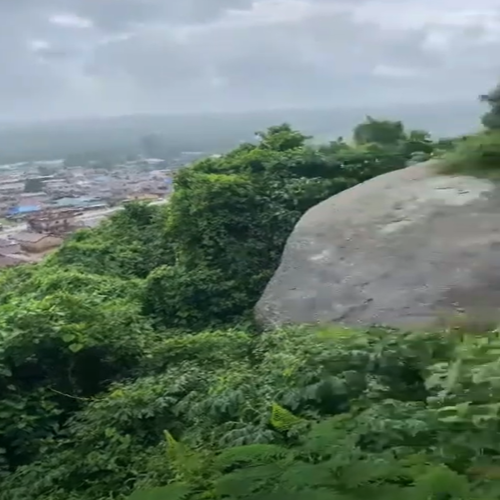
#> input picture Feature Extraction, Feature Matching and Homography/ec/l.png, 500 x 500 px, found by its file name
$ python panorama.py
#> lines starting #> are read from the running program, lines starting #| are printed output that depends on the picture
### Feature Extraction, Feature Matching and Homography/python/matchPics.py
import numpy as np
import cv2
import skimage.color
from helper import briefMatch
from helper import computeBrief
from helper import corner_detection

# This is the function to match features between two images using BRIEF descriptors
# [27 lines left out: function matchPics, not called in this run]

# This is a new method for matching features using SIFT
def matchPicsWithSIFT(img1, img2):
    # Convert images to grayscale if they are not already
    if len(img1.shape) != 2:
        img1_gray = cv2.cvtColor(img1, cv2.COLOR_BGR2GRAY)
    else:
        img1_gray = img1

    if len(img2.shape) != 2:
        img2_gray = cv2.cvtColor(img2, cv2.COLOR_BGR2GRAY)
    else:
        img2_gray = img2

    # Initialize the SIFT detector
    sift = cv2.SIFT_create()

    # Detect keypoints and compute descriptors for both images
    keypoints1, descriptors1 = sift.detectAndCompute(img1_gray, None)
    keypoints2, descriptors2 = sift.detectAndCompute(img2_gray, None)

    # Use a Brute-Force Matcher (deterministic) instead of FLANN
    bf_matcher = cv2.BFMatcher()
    matches = bf_matcher.knnMatch(descriptors1, descriptors2, k=2)

    # Apply the ratio test to filter good matches
    good_matches = []
    for m, n in matches:
        if m.distance < 0.7 * n.distance:  # Fixed threshold for consistency
            good_matches.append(m)

    # Extract the locations of the keypoints that match
    points1 = np.array([keypoints1[m.queryIdx].pt for m in good_matches], dtype=np.float32)
    points2 = np.array([keypoints2[m.trainIdx].pt for m in good_matches], dtype=np.float32)

    # Print the total number of good matches found
    print("The total good matches found: " + str(len(good_matches)))

    # Return the matched points
    return points1, points2

### Feature Extraction, Feature Matching and Homography/python/planarH.py
import numpy as np
import cv2
import random

def computeH(points1, points2):
    """
    This function computes the homography between two sets of points.
    It assumes points1 and points2 are corresponding points from two images.
    """

    # Ensure that the points have the correct shape (N, 2)
    if points1.shape[1] != 2 or points2.shape[1] != 2:
        raise ValueError("Each point must have two coordinates (x, y).")

    # Check if there are at least 4 points
    num_points = points1.shape[0]
    if num_points < 4:
        raise ValueError("At least 4 point correspondences are required to compute the homography.")

    # Check if the number of points in both sets match
    if num_points != points2.shape[0]:
        raise ValueError("The number of points in both sets must be the same.")

    # Create the system of equations matrix A
    matrix_A = []
    for i in range(num_points):
        x1, y1 = points1[i]  # Extract x, y coordinates from the first image
        x2, y2 = points2[i]  # Extract x, y coordinates from the second image

        # Append two rows for each point correspondence
        matrix_A.append([-x2, -y2, -1, 0, 0, 0, x1 * x2, x1 * y2, x1])
        matrix_A.append([0, 0, 0, -x2, -y2, -1, x2 * y1, y1 * y2, y1])

    # Convert matrix_A to a NumPy array
    matrix_A = np.array(matrix_A)

    # Perform Singular Value Decomposition (SVD) on matrix_A
    _, _, Vt = np.linalg.svd(matrix_A)

    # The solution to the homography is the last row of Vt, reshaped into a 3x3 matrix
    homography = Vt[-1, :].reshape(3, 3)

    # Normalize the homography matrix so that the bottom-right value is 1
    homography /= homography[-1, -1]

    # Sanity check: Ensure the homography matrix is valid
    if np.any(np.isnan(homography)) or np.any(np.isinf(homography)):
        raise ValueError("The computed homography contains NaN or Inf values, which indicates an error in computation.")

    # Ensure the homography matrix is 3x3
    if homography.shape != (3, 3):
        raise ValueError("The computed homography should be a 3x3 matrix.")

    return homography

# [51 lines left out: function computeH_norm, not called in this run]

def computeH_ransac(x1, x2):
    # Q3.8 Use RANSAC
    """
    Compute the best fitting homography given a list of matching points using RANSAC.
    """
    max_inliers_count = 0
    optimal_homography = None
    dist_threshold = 4
    num_iterations = 2000

    def select_random_points():
        """
        Select 4 random points for homography estimation.
        """
        random_indices = random.sample(range(x1.shape[0]), 4)
        return x1[random_indices], x2[random_indices]

    def find_inliers(homography_matrix, src_points, dst_points, threshold):
        """
        Compute which points are inliers given a homography and a threshold distance.
        """
        dst_points_homogeneous = np.hstack((dst_points, np.ones((dst_points.shape[0], 1))))
        projected_src_points = (homography_matrix @ dst_points_homogeneous.T).T
        projected_src_points /= projected_src_points[:, 2].reshape(-1, 1)

        distances = np.linalg.norm(src_points - projected_src_points[:, :2], axis=1)
        return distances < threshold

    for _ in range(num_iterations):
        # Randomly select 4 correspondences
        sample_x1, sample_x2 = select_random_points()

        # Compute homography for this sample
        estimated_homography = computeH(sample_x1, sample_x2)

        # Get inliers
        inlier_mask = find_inliers(estimated_homography, x1, x2, dist_threshold)

        # Count inliers and update best homography if needed
        num_inliers = np.sum(inlier_mask)
        if num_inliers > max_inliers_count:
            max_inliers_count = num_inliers
            optimal_homography = estimated_homography
            best_inlier_mask = inlier_mask

    return optimal_homography, best_inlier_mask

# [38 lines left out: function compositeH, not called in this run]

### Feature Extraction, Feature Matching and Homography/ec/panorama.py
import numpy as np
import cv2
import matplotlib.pyplot as plt
from matchPics import matchPics, matchPicsWithSIFT
from planarH import computeH_ransac

# First, load the images. These are the left and right images for panorama creation.
left_image = cv2.imread('../data/l.png')
#> left_image is the input picture: shape (500, 500, 3); mean B, G, R 110.5, 123.4, 105.3
right_image = cv2.imread('../data/r.png')
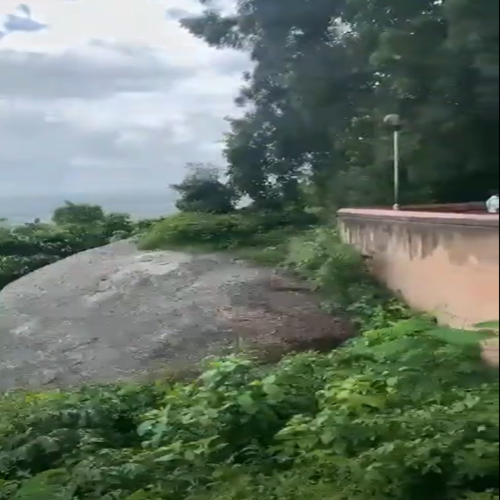
#> input picture Feature Extraction, Feature Matching and Homography/ec/r.png, 500 x 500 px, found by its file name
#> right_image is the input picture: shape (500, 500, 3); mean B, G, R 102.4, 115.6, 102.1

# Check if both images loaded correctly
if left_image is None:
    print("Error: Left image could not be loaded. Check the file path.")
else:
    print("Left image loaded successfully.")

if right_image is None:
    print("Error: Right image could not be loaded. Check the file path.")
else:
    print("Right image loaded successfully.")

# Convert both images to grayscale for feature matching (as it simplifies the process)
left_gray = cv2.cvtColor(left_image, cv2.COLOR_BGR2GRAY)
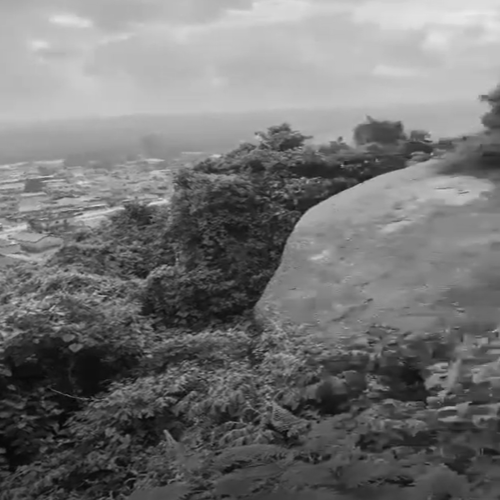
#> left_gray: shape (500, 500); min 5, max 235, mean 116.5
right_gray = cv2.cvtColor(right_image, cv2.COLOR_BGR2GRAY)
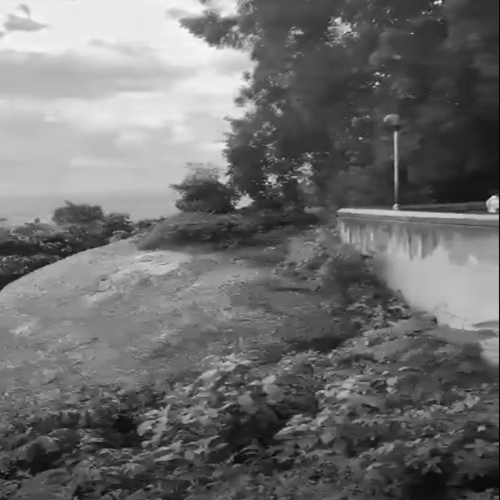
#> right_gray: shape (500, 500); min 1, max 248, mean 110.1
print("Converted images to grayscale.")

# Now, let's find feature matches between the two images
# We use the matchPics function, which will return the best matches and locations
locs_left, locs_right = matchPicsWithSIFT(left_gray, right_gray)
#> in matchPicsWithSIFT, `keypoints1, descriptors1 = sift.detectAndCompute(img1_gray, None)`: keypoints1 = 2376 keypoints; strongest (x, y, size): (387, 147, 39.6), (47, 297, 2), (235, 220, 97.3), (150, 356, 2.5)
#> in matchPicsWithSIFT, `keypoints2, descriptors2 = sift.detectAndCompute(img2_gray, None)`: keypoints2 = 1541 keypoints; strongest (x, y, size): (377, 83, 2), (493, 201, 7), (245, 201, 9.3), (435, 3, 2)
#> in matchPicsWithSIFT, `matches = bf_matcher.knnMatch(descriptors1, descriptors2, k=2)`: matches = 2376 matches
#> after the loop in matchPicsWithSIFT, `for m, n in matches:`: good_matches = 46 matches
#> in matchPicsWithSIFT, `points1 = np.array([keypoints1[m.queryIdx].pt for m in good_matches], ..`: points1 = 46 pairs, first value 310.5 to 460.3, second value 117.1 to 450.6
#> in matchPicsWithSIFT, `points2 = np.array([keypoints2[m.trainIdx].pt for m in good_matches], ..`: points2 = 46 pairs, first value 15.34 to 171.9, second value 201.8 to 489.1
#| The total good matches found: 46
#> locs_left has the same summary as points1 in matchPicsWithSIFT; locs_right has the same summary as points2 in matchPicsWithSIFT
print("Feature matching complete. Best matches found.")

# Create a match array where we can map corresponding points from both images
matches = np.array([[i, i] for i in range(len(locs_left))])
#> matches = 46 pairs, first value 0 to 45, second value 0 to 45
print(f"Created a match array of size {matches.shape}.")
#| Created a match array of size (46, 2).

# Get the locations of the matched points
matched_points_left = locs_left[matches[:, 0]]
#> matched_points_left has the same summary as points1 in matchPicsWithSIFT
matched_points_right = locs_right[matches[:, 1]]
#> matched_points_right has the same summary as points2 in matchPicsWithSIFT
print("Extracted matched points.")

# Now, let's compute the homography matrix using RANSAC to handle outliers
H, inliers = computeH_ransac(matched_points_left, matched_points_right)
#> the loop in computeH_ransac, `for _ in range(num_iterations):` made 2000 passes
#> (num_inliers, max_inliers_count) on passes 1, 2, 3, 6: (17, 17), (34, 34), (37, 37), (46, 46)
#> num_inliers on passes 4, 5, 7, 8, 9, 10: 10, 15, 46, 46, 9, 4
#> after the loop in computeH_ransac, `for _ in range(num_iterations):`: max_inliers_count = 46; optimal_homography = [[0.742, -0.0272, 318.1], [-0.0768, 1.13, -107.6], [-0.000563, 9.69e-05, 1]]
#> H has the same summary as optimal_homography in computeH_ransac
print("Homography matrix computed using RANSAC.")

# Extract the height and width of both images for later use when warping
h_left, w_left = left_image.shape[:2]
#> h_left = 500; w_left = 500
h_right, w_right = right_image.shape[:2]
#> h_right = 500; w_right = 500
print(f"Extracted image dimensions: left image ({h_left}, {w_left}), right image ({h_right}, {w_right}).")
#| Extracted image dimensions: left image (500, 500), right image (500, 500).

# Warp the right image onto the left image using the computed homography matrix
# The size of the output image will be large enough to fit both images side by side
warped_right = cv2.warpPerspective(right_image, H, (w_left + w_right, h_left))
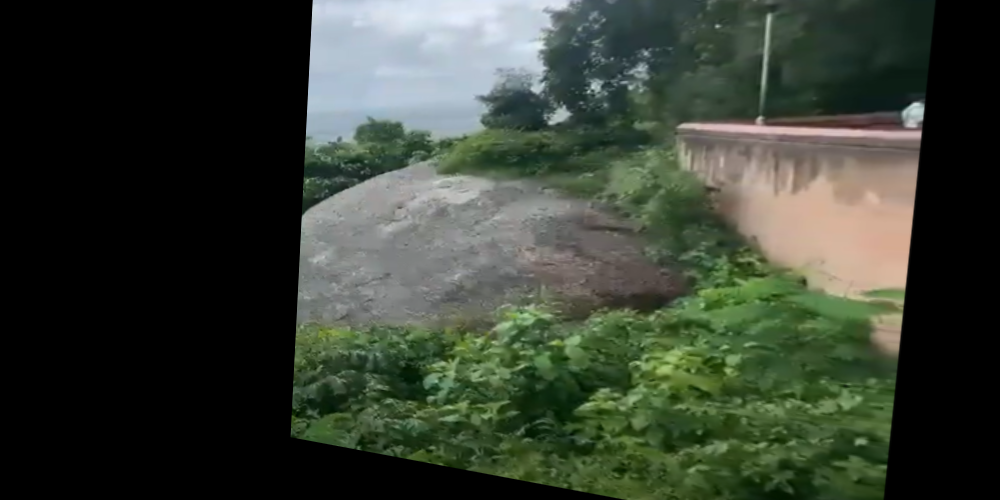
#> warped_right: shape (500, 1000, 3); mean B, G, R 51.5, 63, 55.5
print("Warped the right image onto the left image.")

# Create a blank canvas for the panorama with the appropriate size
# It will hold both the left and warped right images
panorama = np.zeros((h_left, w_left + w_right, 3), dtype=np.uint8)
print("Created a blank canvas for the panorama.")

# Place the left image on the canvas (no transformation needed here)
panorama[:h_left, :w_left] = left_image
print("Placed the left image on the panorama canvas.")

# Now we need to blend the overlapping region of the two images
# We'll use a simple averaging method for the overlap
overlap_region = warped_right[:h_left, :w_left] > 0  # Find where the warped right image is not black
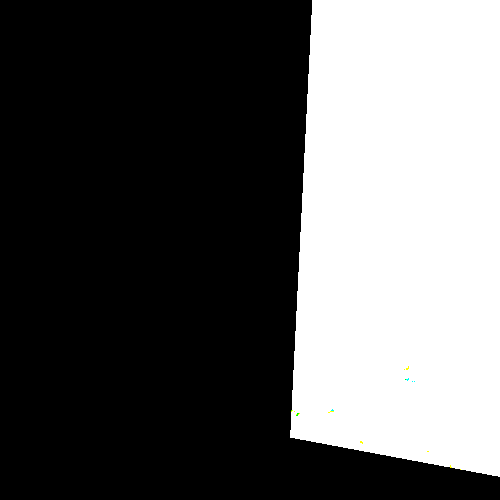
#> overlap_region: shape (500, 500, 3) bool; mean B, G, R 0.364, 0.365, 0.364
panorama[:h_left, w_left:][overlap_region] = (panorama[:h_left, :w_left][overlap_region] + warped_right[:h_left, :w_left][overlap_region]) // 2
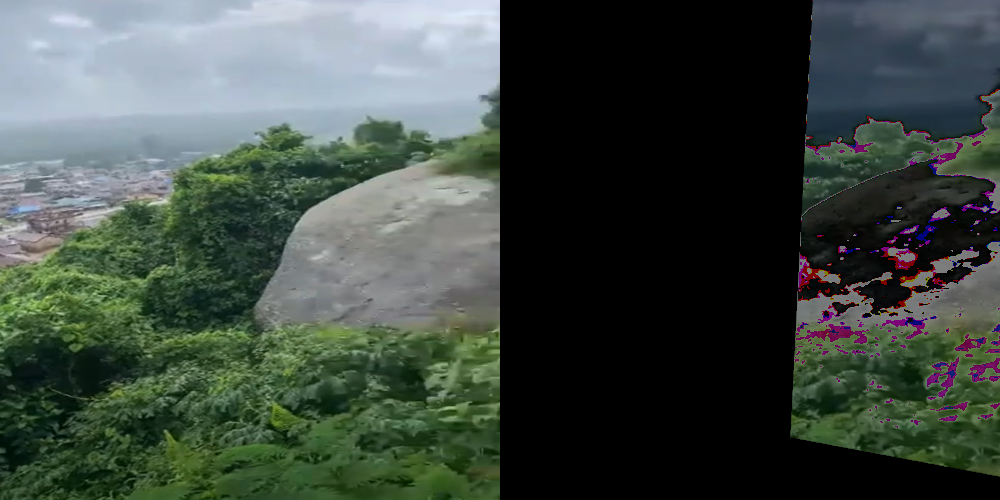
#> panorama: shape (500, 1000, 3); mean B, G, R 66.2, 73.4, 63.1
print("Blended the overlapping region of the two images.")

# Place the non-overlapping part of the warped right image onto the panorama
# This part doesn't overlap with the left image and can be placed directly
panorama[:h_right, w_left:] = warped_right[:h_right, w_left:]
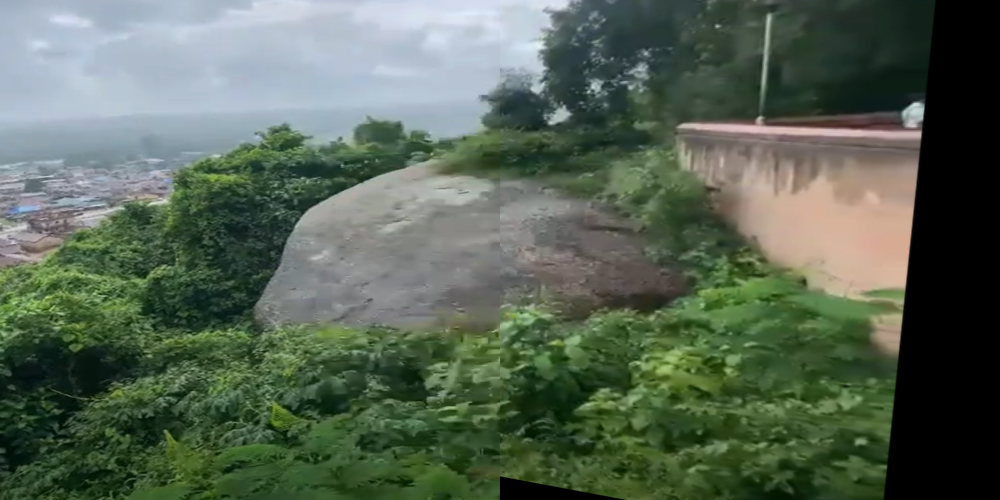
#> panorama: shape (500, 1000, 3); mean B, G, R 84.5, 100.7, 86.7
print("Placed the non-overlapping part of the right image onto the panorama.")

# Save the resulting panorama to a file
cv2.imwrite('../results/panorama.png', panorama)
print("Panorama saved as 'panorama.png'.")

# Now, let's display the panorama
# Convert the image from BGR to RGB so that it's displayed correctly using matplotlib
plt.imshow(cv2.cvtColor(panorama, cv2.COLOR_BGR2RGB))
plt.title('Generated Panorama')
plt.axis('off')  # Hide the axis for a cleaner view
plt.show()
print("Displayed the generated panorama.")
